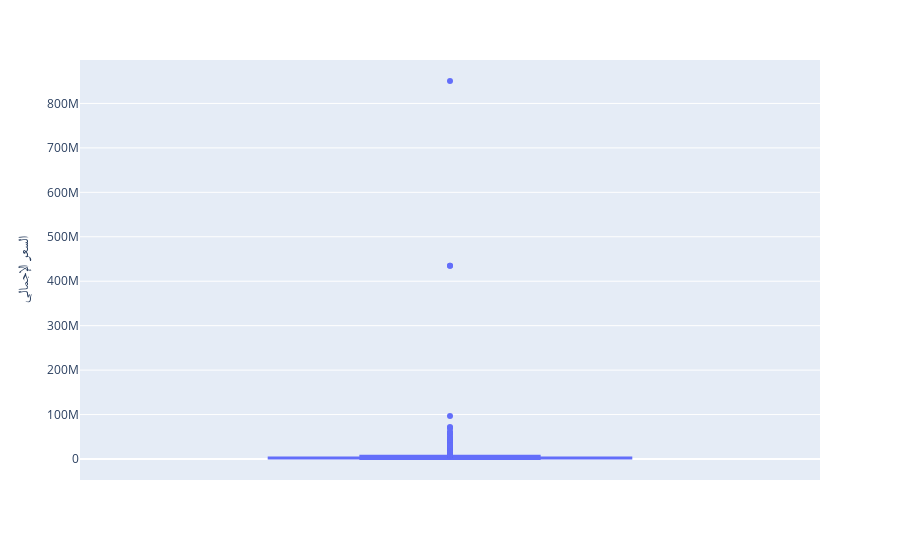

The code cell stored with this chart in its notebook:
### Code cell
fullprice = px.box(landofriyad, y='السعر الإجمالي')

fullprice.show()

### Figure 1 — Plotly figure (JSON) as saved in the notebook; plotly's stock layout.template omitted (floating-point values rounded to 4 significant figures; data arrays with more than 128 entries replaced by an {"elided": "..."} marker saying what was removed)
{"data": [{"alignmentgroup": "True", "hovertemplate": "السعر الإجمالي=%{y}<extra></extra>", "legendgroup": "", "marker": {"color": "#636efa"}, "name": "", "notched": false, "offsetgroup": "", "orientation": "v", "showlegend": false, "type": "box", "x0": " ", "xaxis": "x", "y": {"elided": "1170 int values"}, "y0": " ", "yaxis": "y"}], "layout": {"boxmode": "group", "legend": {"tracegroupgap": 0}, "margin": {"t": 60}, "xaxis": {"anchor": "y", "domain": [0, 1]}, "yaxis": {"anchor": "x", "domain": [0, 1], "title": {"text": "السعر الإجمالي"}}}}
